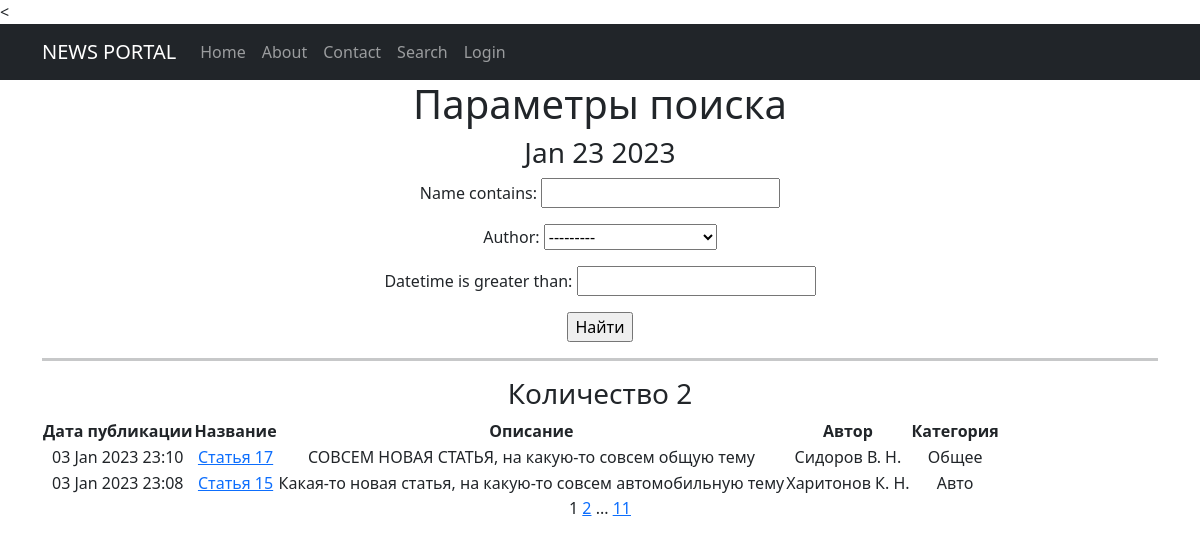
Screenshot of /articles/search/ with the database file from the repository.
### newsapp/models.py (models this page shows, shortened)
class Article(models.Model):
    datetime = models.DateTimeField(auto_now_add=True, null=True)
    name = models.CharField(max_length=50, unique=True, )
    description = models.TextField()
    author = models.ForeignKey('Author', null=True, on_delete=models.PROTECT)
    category = models.ForeignKey(to='Category', on_delete=models.CASCADE, related_name='articles')

class Author(models.Model):
    name = models.CharField(max_length=200)
    def __str__(self):
        return self.name.title()

class Category(models.Model):
    name = models.CharField(max_length=100, unique=True)

### newsapp/views.py (the view)
# urls.py: path('search/', SearchList.as_view(), name='search'),
class SearchList(ListView):
    model = Article
    ordering = 'name'
    template_name = 'search.html'
    context_object_name = 'search'
    ordering = ['-datetime']
    paginate_by = 2
    def get_context_data(self, **kwargs):
        context = super().get_context_data(**kwargs)
        context['filterset'] = self.filterset
        context['time_now'] = datetime.utcnow()
        return context
    def get_queryset(self):
        queryset = super().get_queryset()
        self.filterset = ArticleFilter(self.request.GET, queryset)
        return self.filterset.qs

### newsapp/templatetags/custom_tags.py (called while the page is built)
@register.simple_tag(takes_context=True)
def url_replace(context, **kwargs):
   d = context['request'].GET.copy()
   for k, v in kwargs.items():
       d[k] = v
   return d.urlencode()

### templates/search.html (shortened to what this page needs)
{% extends 'flatpages/default.html' %}
{% load custom_filters %}
{% load custom_tags %}
{% block content %}
    <h1>Параметры поиска</h1>
    <h3>{{ time_now|date:'M d Y' }}</h3>
    <form action="" method="get">
        {{ filterset.form.as_p }}
        <input type="submit" value="Найти" />
    </form>
    <hr style="height:3px">
    <h3>Количество {{ search | length }}</h3>
   {% if search %}
       <table>
           <tr>
               <td><b>Дата публикации</b></td>
               <td><b>Название</b></td>
               <td><b>Описание</b></td>
               <td><b>Автор</b></td>
               <td><b>Категория</b></td>
           </tr>
           {% for article in search %}
           <tr>
               <td>
                   {{ article.datetime | date:'d M Y' }}
                   {{ article.datetime | time:'H:i' }}
               </td>
               <td><a href="{% url 'article' article.id %}">{{ article.name }}</a></td>
               <td>{{ article.description|truncatewords:20 }}</td>
               <td>{{ article.author }}</td>
               <td>{{ article.category.name }}</td>
           </tr>
           {% endfor %}
       </table>
   {% else %}
       <h2>Новостей нет</h2>
   {% endif %}
   {{ page_obj.number }}
   {% if page_obj.has_next %}
       <a href="?{% url_replace page=page_obj.next_page_number %}">{{ page_obj.next_page_number }}</a>
       {% if paginator.num_pages != page_obj.next_page_number %}
           ...
           <a href="?{% url_replace page=page_obj.paginator.num_pages %}">{{ page_obj.paginator.num_pages }}</a>
       {% endif %}
   {% endif %}
{% endblock content %}

### rows the page displays
Article: datetime "03 Jan 2023", datetime "23:10", name "Статья 17", description "СОВСЕМ НОВАЯ СТАТЬЯ, на какую-то совсем общую тему", author "Сидоров В. Н.", category.name "Общее"
Article: datetime "03 Jan 2023", datetime "23:08", name "Статья 15", description "Какая-то новая статья, на какую-то совсем автомобильную тему", author "Харитонов К. Н.", category.name "Авто"

### other values shown
{{ time_now|date:'M d Y' }} "Jan 23 2023"
{{ search | length }} "2"
{{ page_obj.number }} "1"
{{ page_obj.next_page_number }} "2"
{{ page_obj.paginator.num_pages }} "11"
